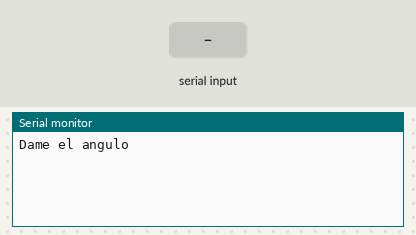
The sketch below on a simulated Arduino Uno, built with avr-gcc and run on an emulated ATmega328P. On the bench: the last lines printed to the serial monitor. The test bench sets the inputs (shaded band).

Above: at 1.2 s.
1.3 s: "90,45\n" received over Serial
At 2.1 s:
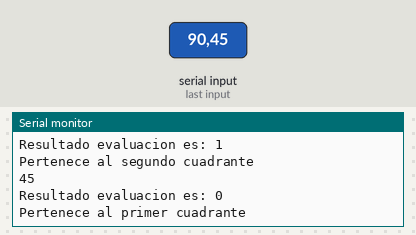
2.8 s: "200\n" received over Serial
At 3.3 s:
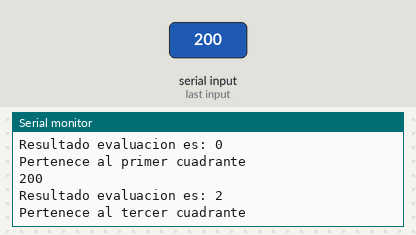
Timing chart, 0 to 5.8 s (numbered marks = the images above; inputs shaded):
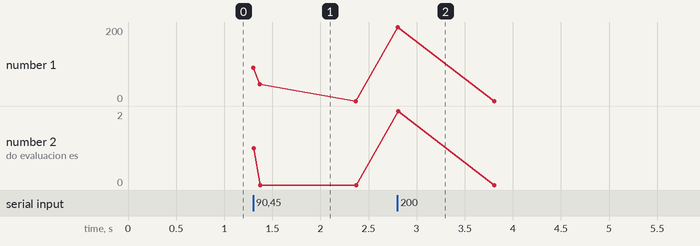

The sketch:

arduino.16.cuadrantegrados.ino
```cpp
int grado = 0; //variable grado entero
int x = 0;     //variable x entero

void setup() {
  Serial.begin(9600); //puerto serial a 9600
  Serial.println("Dame el angulo ");
}

void loop() {
  if (Serial.available() > 0) {//si hay dato en el serial entrar
    grado = Serial.parseInt(); //leer entero del serial
    Serial.println(grado);     //mostrar el dato ingresado
    x = ((grado % 360) / 90);  //evaluar el grado ingresado
    Serial.print("Resultado evaluacion es: ");
    Serial.println(x);         //mostrar el resultado
    if (x == 0) {              //si es V esta en 1er cuadrante
      Serial.println("Pertenece al primer cuadrante");
    }
    if (x == 1) {              //si es V esta en 2do cuadrante
      Serial.println("Pertenece al segundo cuadrante");
    }
    if (x == 2) {              //si es V esta en 3er cuadrante
      Serial.println("Pertenece al tercer cuadrante");
    }
    if (x == 3) {              //si es V esta en 4to cuadrante
      Serial.println("Pertenece al cuarto cuadrante");
    }
  }
}
```

Measured:
- after the input at 1.3 s, the serial monitor: prints a new line at once (image 1)
- after the input at 2.8 s, the serial monitor: prints a new line at once (image 2)
